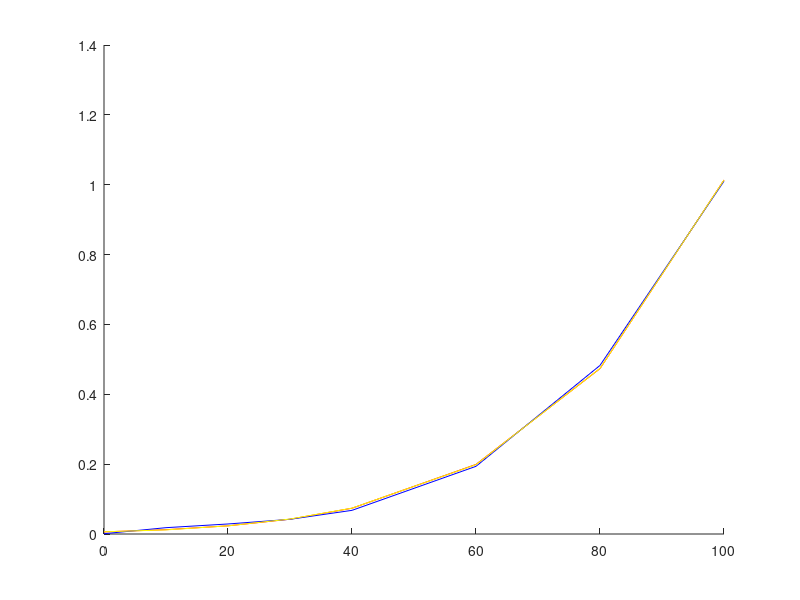

Write MATLAB code to recreate this figure.
function lab7pb2
	nodes = [0 10 20 30 40 60 80 100];
	values = [0.0061 0.0123 0.0234 0.0424 0.0738 0.1992 0.4736 1.0133];
	p1 = polyfit(nodes, values, 3)
	p2 = polyfit(nodes, values, 4)
	printf("P1 evalutation for 45 is ");
	v1 = polyval(p1, 45)
	printf("P2 evalutation for 45 is ");
	v2 = polyval(p2, 45)
	aproxErr1 = v1 - 0.095848
	aproxErr1 = v2 - 0.095848
	values1 = ones(length(nodes), 1);
	values2 = ones(length(nodes), 1);
	for i=1:length(nodes)
		values1(i) = polyval(p1, nodes(i));  
		values2(i) = polyval(p2, nodes(i)); 
	endfor
	clf;
	hold on;
	plot(nodes, values, 'r');
	plot(nodes, values1, 'b');
	plot(nodes, values2, 'y');
endfunction